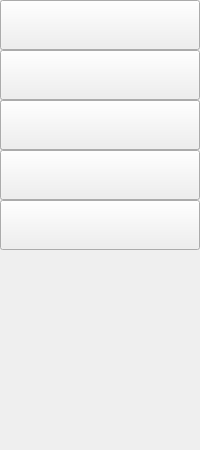
               <widget class="QWidget" name="page_components">
                <property name="sizePolicy">
                 <sizepolicy hsizetype="Ignored" vsizetype="Preferred">
                  <horstretch>0</horstretch>
                  <verstretch>0</verstretch>
                 </sizepolicy>
                </property>
                <property name="accessibleName">
                 <string>page_components</string>
                </property>
                <layout class="QVBoxLayout" name="verticalLayout_11">
                 <property name="spacing">
                  <number>0</number>
                 </property>
                 <property name="sizeConstraint">
                  <enum>QLayout::SetDefaultConstraint</enum>
                 </property>
                 <property name="leftMargin">
                  <number>0</number>
                 </property>
                 <property name="topMargin">
                  <number>0</number>
                 </property>
                 <property name="rightMargin">
                  <number>0</number>
                 </property>
                 <property name="bottomMargin">
                  <number>0</number>
                 </property>
                 <item>
                  <widget class="QPushButton" name="btn_resistor">
                   <property name="sizePolicy">
                    <sizepolicy hsizetype="Ignored" vsizetype="Fixed">
                     <horstretch>0</horstretch>
                     <verstretch>0</verstretch>
                    </sizepolicy>
                   </property>
                   <property name="minimumSize">
                    <size>
                     <width>0</width>
                     <height>50</height>
                    </size>
                   </property>
                   <property name="maximumSize">
                    <size>
                     <width>16777215</width>
                     <height>50</height>
                    </size>
                   </property>
                   <property name="text">
                    <string/>
                   </property>
                   <property name="icon">
                    <iconset>
                     <normaloff>img/resistor.png</normaloff>img/resistor.png</iconset>
                   </property>
                   <property name="iconSize">
                    <size>
                     <width>50</width>
                     <height>50</height>
                    </size>
                   </property>
                  </widget>
                 </item>
                 <item>
                  <widget class="QPushButton" name="btn_diode">
                   <property name="sizePolicy">
                    <sizepolicy hsizetype="Ignored" vsizetype="Fixed">
                     <horstretch>0</horstretch>
                     <verstretch>0</verstretch>
                    </sizepolicy>
                   </property>
                   <property name="minimumSize">
                    <size>
                     <width>0</width>
                     <height>50</height>
                    </size>
                   </property>
                   <property name="maximumSize">
                    <size>
                     <width>16777215</width>
                     <height>50</height>
                    </size>
                   </property>
                   <property name="text">
                    <string/>
                   </property>
                   <property name="icon">
                    <iconset>
                     <normaloff>img/Diode.png</normaloff>img/Diode.png</iconset>
                   </property>
                   <property name="iconSize">
                    <size>
                     <width>50</width>
                     <height>50</height>
                    </size>
                   </property>
                  </widget>
                 </item>
                 <item>
                  <widget class="QPushButton" name="btn_capacitor">
                   <property name="enabled">
                    <bool>true</bool>
                   </property>
                   <property name="sizePolicy">
                    <sizepolicy hsizetype="Ignored" vsizetype="Ignored">
                     <horstretch>0</horstretch>
                     <verstretch>0</verstretch>
                    </sizepolicy>
                   </property>
                   <property name="minimumSize">
                    <size>
                     <width>0</width>
                     <height>50</height>
                    </size>
                   </property>
                   <property name="maximumSize">
                    <size>
                     <width>16777215</width>
                     <height>50</height>
                    </size>
                   </property>
                   <property name="text">
                    <string/>
                   </property>
                   <property name="icon">
                    <iconset>
                     <normaloff>img/Capacitor.png</normaloff>img/Capacitor.png</iconset>
                   </property>
                   <property name="iconSize">
                    <size>
                     <width>50</width>
                     <height>50</height>
                    </size>
                   </property>
                  </widget>
                 </item>
                 <item>
                  <widget class="QPushButton" name="btn_led">
                   <property name="sizePolicy">
                    <sizepolicy hsizetype="Ignored" vsizetype="Fixed">
                     <horstretch>0</horstretch>
                     <verstretch>0</verstretch>
                    </sizepolicy>
                   </property>
                   <property name="minimumSize">
                    <size>
                     <width>0</width>
                     <height>50</height>
                    </size>
                   </property>
                   <property name="maximumSize">
                    <size>
                     <width>16777215</width>
                     <height>50</height>
                    </size>
                   </property>
                   <property name="text">
                    <string/>
                   </property>
                   <property name="icon">
                    <iconset>
                     <normaloff>img/Led.png</normaloff>img/Led.png</iconset>
                   </property>
                   <property name="iconSize">
                    <size>
                     <width>50</width>
                     <height>50</height>
                    </size>
                   </property>
                  </widget>
                 </item>
                 <item>
                  <widget class="QPushButton" name="btn_inductor">
                   <property name="sizePolicy">
                    <sizepolicy hsizetype="Ignored" vsizetype="Fixed">
                     <horstretch>0</horstretch>
                     <verstretch>0</verstretch>
                    </sizepolicy>
                   </property>
                   <property name="minimumSize">
                    <size>
                     <width>0</width>
                     <height>50</height>
                    </size>
                   </property>
                   <property name="maximumSize">
                    <size>
                     <width>16777215</width>
                     <height>50</height>
                    </size>
                   </property>
                   <property name="text">
                    <string/>
                   </property>
                   <property name="icon">
                    <iconset>
                     <normaloff>img/Inductor.png</normaloff>img/Inductor.png</iconset>
                   </property>
                   <property name="iconSize">
                    <size>
                     <width>50</width>
                     <height>50</height>
                    </size>
                   </property>
                  </widget>
                 </item>
                 <item>
                  <widget class="QPushButton" name="btn_switch">
                   <property name="sizePolicy">
                    <sizepolicy hsizetype="Ignored" vsizetype="Fixed">
                     <horstretch>0</horstretch>
                     <verstretch>0</verstretch>
                    </sizepolicy>
                   </property>
                   <property name="minimumSize">
                    <size>
                     <width>0</width>
                     <height>50</height>
                    </size>
                   </property>
                   <property name="maximumSize">
                    <size>
                     <width>16777215</width>
                     <height>50</height>
                    </size>
                   </property>
                   <property name="text">
                    <string/>
                   </property>
                   <property name="icon">
                    <iconset>
                     <normaloff>img/Switch.png</normaloff>img/Switch.png</iconset>
                   </property>
                   <property name="iconSize">
                    <size>
                     <width>50</width>
                     <height>50</height>
                    </size>
                   </property>
                  </widget>
                 </item>
                 <item>
                  <widget class="QPushButton" name="btn_voltage">
                   <property name="sizePolicy">
                    <sizepolicy hsizetype="Ignored" vsizetype="Fixed">
                     <horstretch>0</horstretch>
                     <verstretch>0</verstretch>
                    </sizepolicy>
                   </property>
                   <property name="minimumSize">
                    <size>
                     <width>0</width>
                     <height>50</height>
                    </size>
                   </property>
                   <property name="maximumSize">
                    <size>
                     <width>16777215</width>
                     <height>50</height>
                    </size>
                   </property>
                   <property name="styleSheet">
                    <string notr="true">border: none;</string>
                   </property>
                   <property name="text">
                    <string/>
                   </property>
                   <property name="icon">
                    <iconset>
                     <normaloff>img/VoltageSource.png</normaloff>img/VoltageSource.png</iconset>
                   </property>
                   <property name="iconSize">
                    <size>
                     <width>50</width>
                     <height>50</height>
                    </size>
                   </property>
                  </widget>
                 </item>
                 <item>
                  <spacer name="verticalSpacer_2">
                   <property name="orientation">
                    <enum>Qt::Vertical</enum>
                   </property>
                   <property name="sizeType">
                    <enum>QSizePolicy::Maximum</enum>
                   </property>
                   <property name="sizeHint" stdset="0">
                    <size>
                     <width>20</width>
                     <height>150</height>
                    </size>
                   </property>
                  </spacer>
                 </item>
                </layout>
               </widget>
